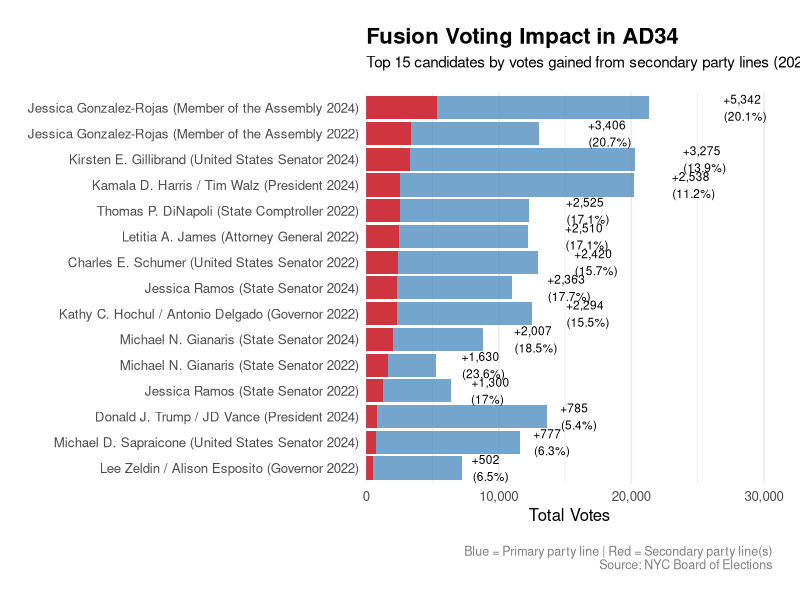
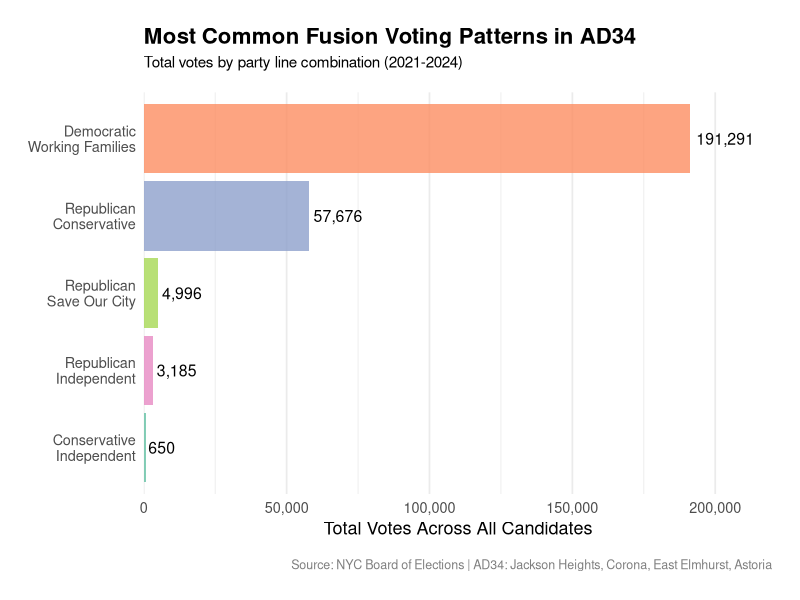

Generate these figures, in order, with R:
# ============================================================
# Visualize Fusion Voting Impact
# ============================================================
# Creates visualizations showing how much votes candidates
# gained from running on multiple party lines

library(tidyverse)
library(ggplot2)
library(scales)

setwd("~/Mayoral Results AD34")

cat("\n📊 Fusion Voting Visualization\n")
cat("==============================\n\n")

# ============================================================
# LOAD COMBINED DATA
# ============================================================

cat("📂 Loading combined party line data...\n")

combined <- read_csv("data/intermediate/ad34_candidates_combined_partylines.csv",
                     show_col_types = FALSE)
by_party <- read_csv("data/intermediate/ad34_candidates_by_party_line.csv",
                     show_col_types = FALSE)

cat("  ✓ Loaded", nrow(combined), "candidates\n")
cat("  ✓", sum(combined$is_fusion), "fusion candidates\n\n")

# ============================================================
# CALCULATE FUSION VOTING IMPACT
# ============================================================

cat("🔍 Calculating fusion voting impact...\n")

# Focus on major races only
major_offices <- c("Mayor", "Governor/Lieutenant Governor",
                   "President/Vice President", "Attorney General",
                   "State Comptroller", "City Comptroller",
                   "United States Senator", "Public Advocate",
                   "Member of the Assembly", "State Senator")

fusion_major <- combined %>%
  filter(is_fusion, office %in% major_offices) %>%
  arrange(desc(total_votes))

# Get party breakdown for these candidates
fusion_details <- left_join(
  fusion_major,
  by_party,
  by = c("candidate_name", "election", "office")
) %>%
  mutate(
    # Calculate percentage from each party
    pct_of_total = votes / total_votes * 100,
    # Identify primary vs secondary lines
    is_primary = votes == max(votes),
    .groups = "drop"
  )

# Calculate bonus from secondary lines
fusion_impact <- fusion_major %>%
  left_join(
    by_party %>%
      group_by(candidate_name, election, office) %>%
      summarize(
        primary_line_votes = max(votes),
        secondary_lines_votes = sum(votes) - max(votes),
        .groups = "drop"
      ),
    by = c("candidate_name", "election", "office")
  ) %>%
  mutate(
    secondary_pct = secondary_lines_votes / total_votes * 100,
    # Clean labels
    office_short = str_replace(office, "/.*", ""),
    year = str_extract(election, "\\d{4}"),
    label = paste0(candidate_name, " (", office_short, " ", year, ")")
  )

# ============================================================
# VISUALIZATION 1: Top Fusion Candidates
# ============================================================

cat("📈 Creating fusion impact visualization...\n")

top_fusion <- fusion_impact %>%
  filter(secondary_lines_votes > 500) %>%  # At least 500 votes from secondary lines
  arrange(desc(secondary_lines_votes)) %>%
  head(15)

p1 <- ggplot(top_fusion, aes(x = reorder(label, secondary_lines_votes))) +
  geom_col(aes(y = primary_line_votes), fill = "#377EB8", alpha = 0.7) +
  geom_col(aes(y = secondary_lines_votes), fill = "#E41A1C", alpha = 0.8) +
  geom_text(aes(y = total_votes,
                label = paste0("+", comma(secondary_lines_votes), "\n(",
                               round(secondary_pct, 1), "%)")),
            hjust = -0.1, size = 3) +
  coord_flip() +
  scale_y_continuous(labels = comma, expand = expansion(mult = c(0, 0.15))) +
  labs(
    title = "Fusion Voting Impact in AD34",
    subtitle = "Top 15 candidates by votes gained from secondary party lines (2021-2024)",
    x = NULL,
    y = "Total Votes",
    caption = "Blue = Primary party line | Red = Secondary party line(s)\nSource: NYC Board of Elections"
  ) +
  theme_minimal(base_size = 12) +
  theme(
    plot.title = element_text(size = 16, face = "bold", margin = margin(b = 5)),
    plot.subtitle = element_text(size = 11, margin = margin(b = 15)),
    plot.caption = element_text(size = 9, color = "grey50", margin = margin(t = 15)),
    panel.grid.major.y = element_blank(),
    plot.margin = margin(20, 20, 20, 20)
  )

ggsave("outputs/maps/AD34_fusion_voting_impact.png",
       p1, width = 12, height = 10, dpi = 300, bg = "white")

cat("  ✓ Saved: outputs/maps/AD34_fusion_voting_impact.png\n\n")

# ============================================================
# VISUALIZATION 2: Party Line Contribution Patterns
# ============================================================

cat("📊 Creating party line contribution patterns...\n")

# Aggregate by party combination
party_patterns <- combined %>%
  filter(is_fusion, office %in% major_offices) %>%
  count(parties, wt = total_votes, name = "total_votes") %>%
  arrange(desc(total_votes)) %>%
  head(10) %>%
  mutate(parties_clean = str_replace_all(parties, " \\+ ", "\n"))

p2 <- ggplot(party_patterns, aes(x = reorder(parties_clean, total_votes), y = total_votes)) +
  geom_col(aes(fill = parties_clean), alpha = 0.8, show.legend = FALSE) +
  geom_text(aes(label = comma(total_votes)), hjust = -0.1, size = 4) +
  coord_flip() +
  scale_y_continuous(labels = comma, expand = expansion(mult = c(0, 0.15))) +
  scale_fill_brewer(palette = "Set2") +
  labs(
    title = "Most Common Fusion Voting Patterns in AD34",
    subtitle = "Total votes by party line combination (2021-2024)",
    x = NULL,
    y = "Total Votes Across All Candidates",
    caption = "Source: NYC Board of Elections | AD34: Jackson Heights, Corona, East Elmhurst, Astoria"
  ) +
  theme_minimal(base_size = 13) +
  theme(
    plot.title = element_text(size = 16, face = "bold", margin = margin(b = 5)),
    plot.subtitle = element_text(size = 11, margin = margin(b = 15)),
    plot.caption = element_text(size = 9, color = "grey50", margin = margin(t = 15)),
    panel.grid.major.y = element_blank(),
    plot.margin = margin(20, 20, 20, 20)
  )

ggsave("outputs/maps/AD34_fusion_patterns.png",
       p2, width = 12, height = 8, dpi = 300, bg = "white")

cat("  ✓ Saved: outputs/maps/AD34_fusion_patterns.png\n\n")

# ============================================================
# VISUALIZATION 3: WFP vs Conservative Bonus Comparison
# ============================================================

cat("📈 Comparing Working Families vs Conservative party contributions...\n")

# Calculate average contribution by secondary party
party_contributions <- fusion_details %>%
  filter(is_primary == FALSE) %>%  # Only secondary lines
  mutate(
    party_type = case_when(
      party == "Working Families" ~ "Working Families",
      party == "Conservative" ~ "Conservative",
      TRUE ~ "Other"
    )
  ) %>%
  filter(party_type %in% c("Working Families", "Conservative")) %>%
  group_by(party_type) %>%
  summarize(
    n_candidates = n(),
    avg_pct = mean(pct_of_total),
    median_pct = median(pct_of_total),
    total_votes = sum(votes),
    .groups = "drop"
  )

cat("\n📊 PARTY LINE CONTRIBUTION STATISTICS\n")
cat(rep("=", 60), "\n\n")

for (i in 1:nrow(party_contributions)) {
  row <- party_contributions[i,]
  cat(row$party_type, "Party:\n")
  cat("  Candidates:", row$n_candidates, "\n")
  cat("  Average contribution:", round(row$avg_pct, 1), "%\n")
  cat("  Median contribution:", round(row$median_pct, 1), "%\n")
  cat("  Total votes contributed:", comma(row$total_votes), "\n\n")
}

# ============================================================
# SUMMARY STATISTICS
# ============================================================

cat(rep("=", 60), "\n")
cat("📈 FUSION VOTING SUMMARY\n")
cat(rep("=", 60), "\n\n")

total_fusion_votes <- sum(fusion_impact$secondary_lines_votes)
avg_fusion_bonus <- mean(fusion_impact$secondary_pct)

cat("Total votes from secondary party lines:", comma(total_fusion_votes), "\n")
cat("Average fusion bonus:", round(avg_fusion_bonus, 1), "% of total votes\n")
cat("Range:", round(min(fusion_impact$secondary_pct), 1), "% to",
    round(max(fusion_impact$secondary_pct), 1), "%\n\n")

# Biggest fusion winners
cat("Top 5 candidates who benefited most from fusion voting:\n")
top5 <- fusion_impact %>%
  arrange(desc(secondary_lines_votes)) %>%
  head(5)

for (i in 1:nrow(top5)) {
  row <- top5[i,]
  cat(sprintf("  %d. %s (%s %s)\n",
              i,
              row$candidate_name,
              row$office_short,
              row$year))
  cat(sprintf("     +%s votes from %s (%.1f%% boost)\n",
              comma(row$secondary_lines_votes),
              row$parties,
              row$secondary_pct))
}

cat("\n✅ Fusion voting analysis complete!\n")
cat("📂 Outputs:\n")
cat("  • outputs/maps/AD34_fusion_voting_impact.png\n")
cat("  • outputs/maps/AD34_fusion_patterns.png\n\n")
